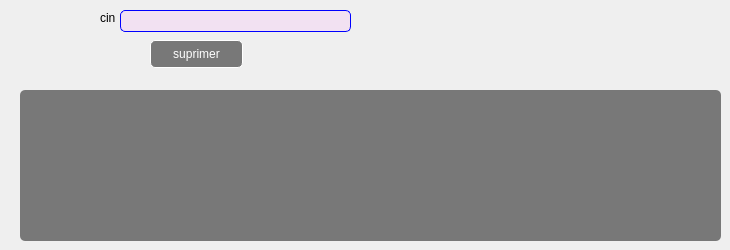
      <widget class="QWidget" name="tab_11">
       <attribute name="title">
        <string>supprimer</string>
       </attribute>
       <widget class="QLineEdit" name="lineEdit_7">
        <property name="geometry">
         <rect>
          <x>120</x>
          <y>10</y>
          <width>231</width>
          <height>22</height>
         </rect>
        </property>
        <property name="styleSheet">
         <string notr="true">QLineEdit{
background-color:rgba(255,170,255,20%);
border:1 solid blue;
border-radius:5px;
color:black;
}</string>
        </property>
       </widget>
       <widget class="QPushButton" name="pushButton_7">
        <property name="geometry">
         <rect>
          <x>150</x>
          <y>40</y>
          <width>93</width>
          <height>28</height>
         </rect>
        </property>
        <property name="styleSheet">
         <string notr="true">QPushButton{
background-color:rgba(0,0,0,50%);
color:white;
border:1 solid white;
border-radius: 5px;
}
QPushButton:hover{
background-color:rgba(255,0,0,50%);
color:black;
}</string>
        </property>
        <property name="text">
         <string>suprimer</string>
        </property>
       </widget>
       <widget class="QTableView" name="tableView_5">
        <property name="geometry">
         <rect>
          <x>20</x>
          <y>90</y>
          <width>701</width>
          <height>151</height>
         </rect>
        </property>
        <property name="styleSheet">
         <string notr="true">QTableView {
    gridline-color: white;
color:white;
   background-color:rgba(0,0,0,50%);
border:0px;
border-radius: 5px;
    }
QHeaderView {background-color: transparent;
color:white;

}
QHeaderView::section{
border-style: none;
background-color: transparent;
margin-bottom:5px;
margin-top:5px;
border:0px;
}
QTableView QTableCornerButton::section {
     bottom-style:none;
border:0px;

 }
</string>
        </property>
       </widget>
       <widget class="QLabel" name="label_19">
        <property name="geometry">
         <rect>
          <x>100</x>
          <y>10</y>
          <width>81</width>
          <height>16</height>
         </rect>
        </property>
        <property name="text">
         <string>cin</string>
        </property>
       </widget>
      </widget>
